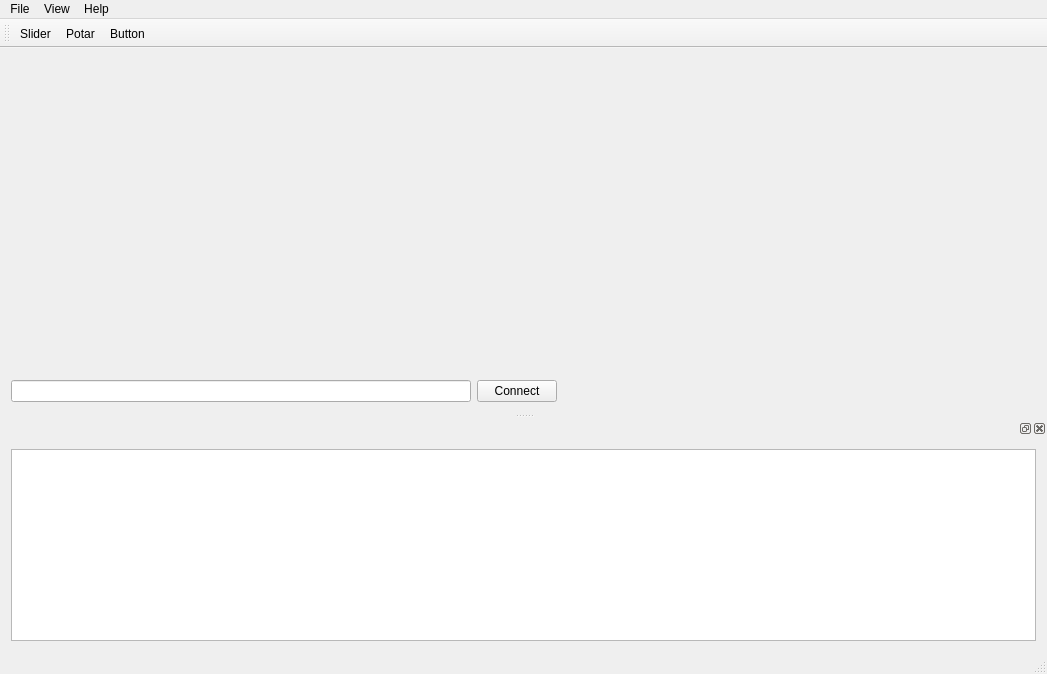
<?xml version="1.0" encoding="UTF-8"?>
<ui version="4.0">
 <class>Gui</class>
 <widget class="QMainWindow" name="Gui">
  <property name="geometry">
   <rect>
    <x>0</x>
    <y>0</y>
    <width>1047</width>
    <height>674</height>
   </rect>
  </property>
  <property name="windowTitle">
   <string>Waterbear Communication</string>
  </property>
  <widget class="QWidget" name="centralWidget">
   <layout class="QGridLayout" name="gridLayout_2">
    <item row="0" column="0">
     <layout class="QGridLayout" name="gridLayoutWorkSpace">
      <item row="0" column="0">
       <layout class="QHBoxLayout" name="tab1Layout"/>
      </item>
      <item row="0" column="1">
       <spacer name="horizontalSpacer">
        <property name="orientation">
         <enum>Qt::Horizontal</enum>
        </property>
        <property name="sizeHint" stdset="0">
         <size>
          <width>40</width>
          <height>20</height>
         </size>
        </property>
       </spacer>
      </item>
     </layout>
    </item>
    <item row="1" column="0">
     <layout class="QHBoxLayout" name="horizontalLayout_2">
      <item>
       <widget class="QLineEdit" name="lineEditPort"/>
      </item>
      <item>
       <widget class="QPushButton" name="pushButtonConnect">
        <property name="text">
         <string>Connect</string>
        </property>
       </widget>
      </item>
      <item>
       <spacer name="horizontalSpacer_3">
        <property name="orientation">
         <enum>Qt::Horizontal</enum>
        </property>
        <property name="sizeHint" stdset="0">
         <size>
          <width>40</width>
          <height>20</height>
         </size>
        </property>
       </spacer>
      </item>
     </layout>
    </item>
    <item row="0" column="1">
     <spacer name="verticalSpacer">
      <property name="orientation">
       <enum>Qt::Vertical</enum>
      </property>
      <property name="sizeHint" stdset="0">
       <size>
        <width>20</width>
        <height>40</height>
       </size>
      </property>
     </spacer>
    </item>
   </layout>
   <zorder>verticalSpacer</zorder>
  </widget>
  <widget class="QMenuBar" name="menuBar">
   <property name="geometry">
    <rect>
     <x>0</x>
     <y>0</y>
     <width>1047</width>
     <height>19</height>
    </rect>
   </property>
   <widget class="QMenu" name="menuFile">
    <property name="title">
     <string>File</string>
    </property>
    <addaction name="actionOpen"/>
    <addaction name="actionSave"/>
    <addaction name="actionClose"/>
   </widget>
   <widget class="QMenu" name="menuHelp">
    <property name="title">
     <string>Help</string>
    </property>
    <addaction name="actionLicense"/>
    <addaction name="actionAbout"/>
   </widget>
   <widget class="QMenu" name="menuView">
    <property name="title">
     <string>View</string>
    </property>
    <addaction name="actionConsole"/>
   </widget>
   <addaction name="menuFile"/>
   <addaction name="menuView"/>
   <addaction name="menuHelp"/>
  </widget>
  <widget class="QToolBar" name="mainToolBar">
   <attribute name="toolBarArea">
    <enum>TopToolBarArea</enum>
   </attribute>
   <attribute name="toolBarBreak">
    <bool>false</bool>
   </attribute>
   <addaction name="actionSlider"/>
   <addaction name="actionPotar"/>
   <addaction name="actionButton"/>
  </widget>
  <widget class="QStatusBar" name="statusBar"/>
  <widget class="QDockWidget" name="dockWidgetConsole">
   <attribute name="dockWidgetArea">
    <number>8</number>
   </attribute>
   <widget class="QWidget" name="dockWidgetContents_3">
    <layout class="QGridLayout" name="gridLayout">
     <item row="0" column="0">
      <widget class="QTextBrowser" name="textBrowserArduino"/>
     </item>
    </layout>
   </widget>
  </widget>
  <action name="actionSlider">
   <property name="text">
    <string>Slider</string>
   </property>
   <property name="toolTip">
    <string>&lt;html&gt;&lt;head/&gt;&lt;body&gt;&lt;p&gt;Add a Slider to send output values.&lt;/p&gt;&lt;/body&gt;&lt;/html&gt;</string>
   </property>
  </action>
  <action name="actionPotar">
   <property name="text">
    <string>Potar</string>
   </property>
   <property name="toolTip">
    <string>&lt;html&gt;&lt;head/&gt;&lt;body&gt;&lt;p&gt;Add a Potar to send values.&lt;/p&gt;&lt;/body&gt;&lt;/html&gt;</string>
   </property>
  </action>
  <action name="actionButton">
   <property name="text">
    <string>Button</string>
   </property>
   <property name="toolTip">
    <string>&lt;html&gt;&lt;head/&gt;&lt;body&gt;&lt;p&gt;Add a Button to send a value.&lt;/p&gt;&lt;/body&gt;&lt;/html&gt;</string>
   </property>
  </action>
  <action name="actionOpen">
   <property name="text">
    <string>Open</string>
   </property>
  </action>
  <action name="actionSave">
   <property name="text">
    <string>Save</string>
   </property>
  </action>
  <action name="actionClose">
   <property name="text">
    <string>Close</string>
   </property>
  </action>
  <action name="actionAbout">
   <property name="text">
    <string>About</string>
   </property>
  </action>
  <action name="actionLicense">
   <property name="text">
    <string>License</string>
   </property>
  </action>
  <action name="actionConsole">
   <property name="checkable">
    <bool>true</bool>
   </property>
   <property name="text">
    <string>Console</string>
   </property>
  </action>
 </widget>
 <layoutdefault spacing="6" margin="11"/>
 <resources/>
 <connections/>
</ui>
